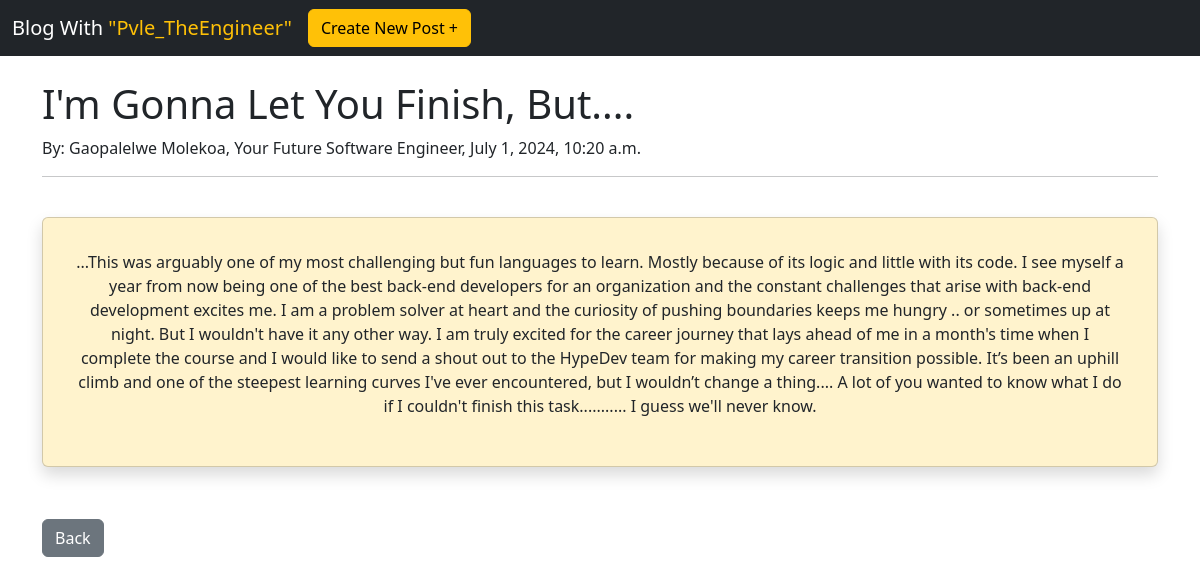
The page /blog-post/1 on the database its author committed.
### blog/models.py (models this page shows, shortened)
class Post(models.Model):
    title = models.CharField(max_length=140)
    body = models.TextField()
    signature = models.CharField(max_length=140, default='Gaopalelwe Molekoa, Your Future Software Engineer')
    date = models.DateTimeField(default=default_datetime)

### blog/views.py (the view)
# urls.py: path('blog-post/<int:pk>', Posts.as_view(), name='posts'),
class Posts(DetailView):
    model = Post
    template_name = 'post.html'

### blog/templates/post.html (shortened to what this page needs)
{% extends 'header.html' %}
{% block content %}
<h1> {{ post.title }}</h1>
<p>By: {{ post.signature }}, {{ post.date }}</p>
<hr>
<br>
<div class="card bg-warning-subtle shadow p-3 mb-1 bg-body-tertiary rounded">
    <div class="card-body bs-warning-border-subtle">
        <p class="text-center">{{ post.body }}</p>
    </div>
</div>
    <br><br>
    <p><a href="{% url 'blog' %}" class="btn btn-secondary">Back</a></p>
{% endblock %}

### rows shown on the page
Post: title "I'm Gonna Let You Finish, But....", signature "Gaopalelwe Molekoa, Your Future Software Engineer", date "July 1, 2024, 10:20 a.m.", body "...This was arguably one of my most challenging but fun languages to learn. Mostly because of its logic and little with its code. I see myself a year from now being one of the best back-end developers for an organization and the constant challenges that arise with back-end development excites me. I am a problem solver at heart and the curiosity of pushing boundaries keeps me hungry .. or sometimes up at night. But I wouldn't have it any other way. I am truly excited for the career journey that lays ahead of me in a month's time when I complete the course and I would like to send a shout out to the HypeDev team for making my career transition possible. It’s been an uphill climb and one of…"
